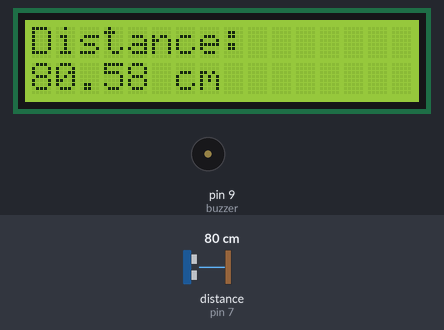
Bench run of a sketch on a simulated Arduino Uno, built with avr-gcc and run on an emulated ATmega328P. Shown: 16×2 character LCD, buzzer (waves = sounding). Wiring (inferred from the names in the program): ultrasonic range finder: trigger pin 6; echo pin 7. The inputs (shaded band) are chosen by the test bench; at power-on: distance to the obstacle (sensor on pin 7) 80 cm. The echo pulse lasts 58.3 µs per cm; what the sketch prints to the serial monitor is not drawn.

Above: at 1.2 s.
1.3 s: distance to the obstacle (sensor on pin 7) set to 8 cm
At 1.9 s:
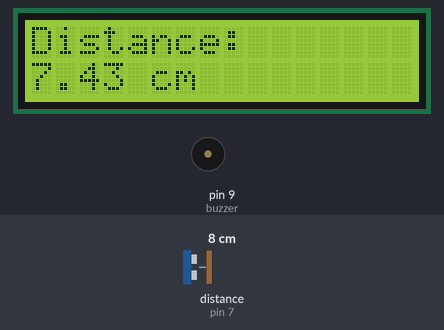
2.8 s: distance to the obstacle (sensor on pin 7) set to 5 cm
At 4.0 s:
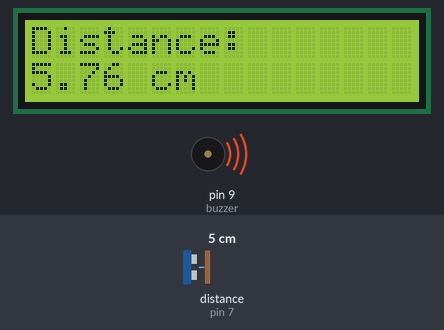
4.3 s: distance to the obstacle (sensor on pin 7) set to 9 cm
At 6.3 s:
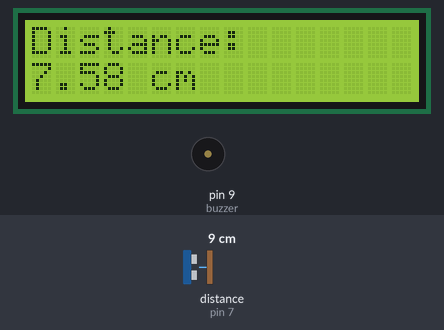
Timing chart, 0 to 7.8 s (numbered marks = the images above; inputs shaded):
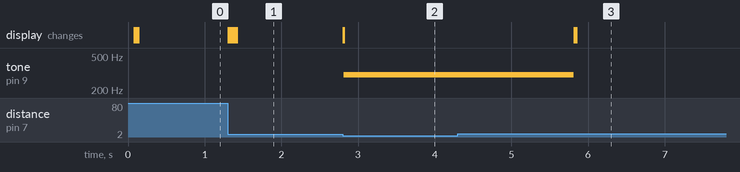

The sketch:

defender.ino
```cpp
#include <LiquidCrystal.h>


const int rs = 12, en = 11, d4 = 5, d5 = 4, d6 = 3, d7 = 2;
LiquidCrystal lcd(rs, en, d4, d5, d6, d7);

const int trigPin = 6;
const int echoPin = 7;
const int buzzer = 9;
const float a = 0.2;


float EWMF;
float previousTemp;
long duration;
float distance;
float freq;

void setup() {
  pinMode(buzzer, OUTPUT);
  pinMode(trigPin, OUTPUT);
  pinMode(echoPin, INPUT);

  Serial.begin(9600);

  lcd.begin(16, 2);
  lcd.print("Distance:");

  digitalWrite(trigPin, LOW);
  delayMicroseconds(2);
  digitalWrite(trigPin, HIGH);
  delayMicroseconds(10);
  digitalWrite(trigPin, LOW);

  duration = pulseIn(echoPin, HIGH);
  previousTemp = duration * 0.034 / 2;

}

void loop() {
  digitalWrite(trigPin, LOW);
  delayMicroseconds(2);
  digitalWrite(trigPin, HIGH);
  delayMicroseconds(10);
  digitalWrite(trigPin, LOW);

  duration = pulseIn(echoPin, HIGH);
  distance = duration / 57;

  if ( distance > 300 ) return;

  EWMF = (1 - a) * previousTemp + a * distance;

  if ( abs ( previousTemp - EWMF ) < 0.1 ) return;

  Serial.println(EWMF);

  previousTemp = EWMF;

  lcd.setCursor(0, 1);
  lcd.print("                ");
  lcd.setCursor(0, 1);
  lcd.print(EWMF);
  lcd.print(" cm");

  if (EWMF < 6.00) {

    tone(buzzer, 300);
    delay(3000);
    noTone(buzzer);

    return;

  }
}
```

Measured:
- the behaviour switches between 7 and 6 cm on distance to the obstacle (sensor on pin 7) (found by bisection; images 1 and 2)
- after the input at 1.3 s, the display: first changes at once (image 1 shows a later state)
- after the input at 2.8 s, tone on pin 9 (buzzer): silent → 300 Hz at once; the display: first changes at once (image 2 shows a later state)
- after the input at 4.3 s, tone on pin 9 (buzzer): 300 Hz → silent after 1.5 s
